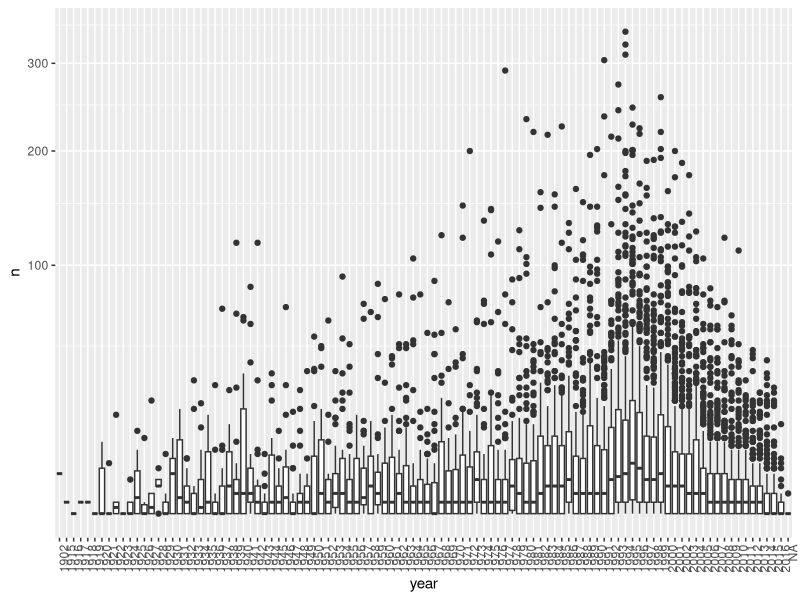
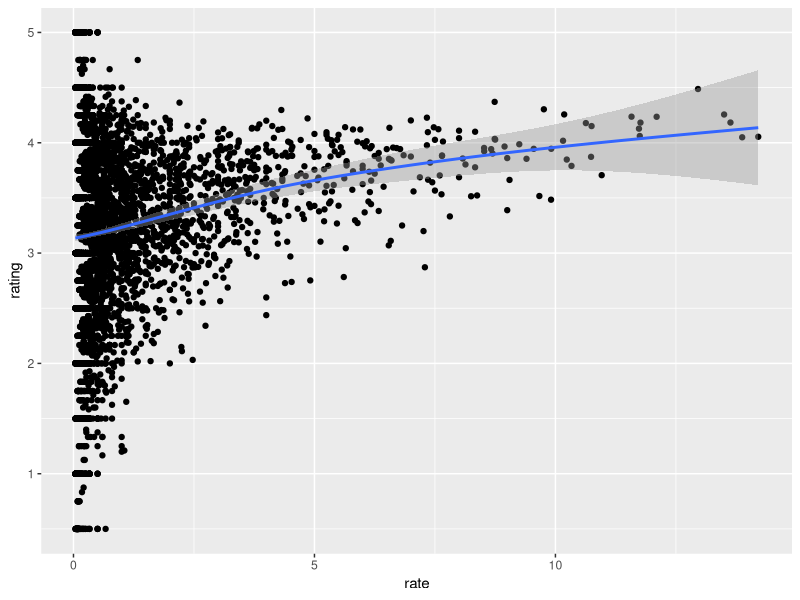
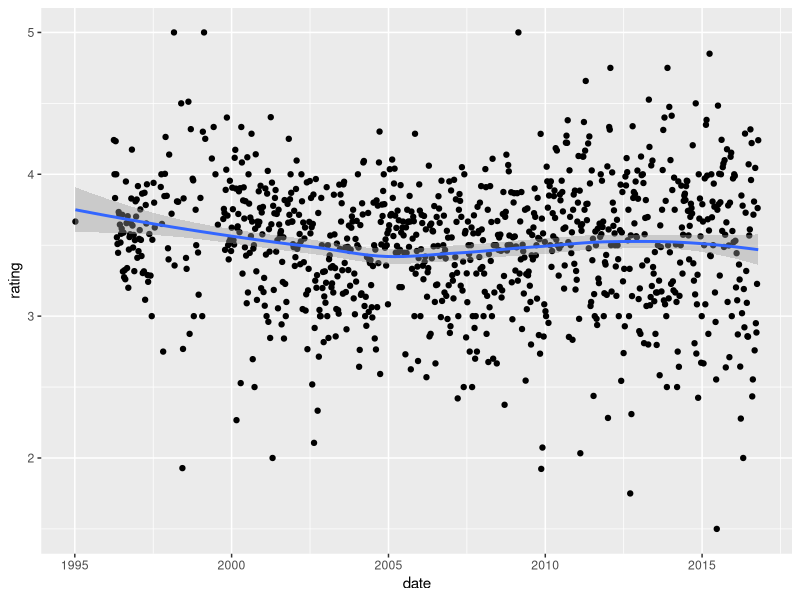
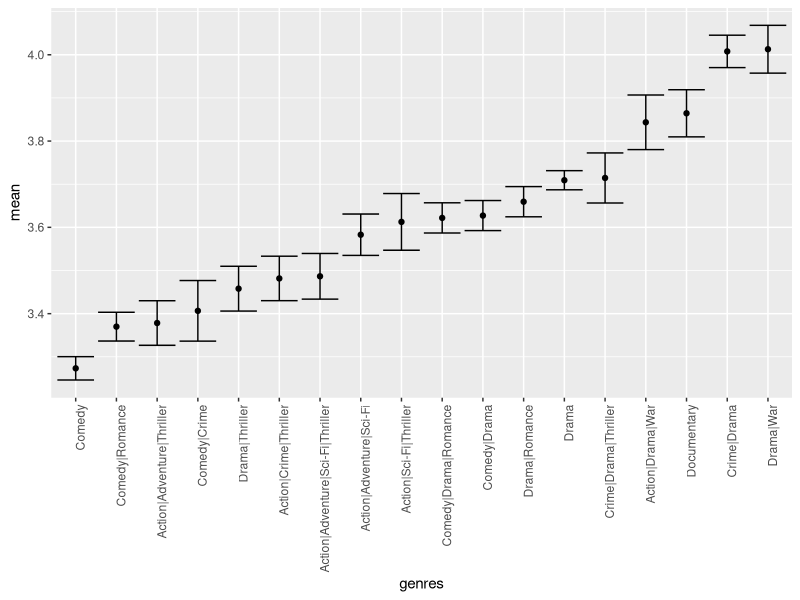

R code for these plots, in order:
library(tidyverse)
library(lubridate)
library(dslabs)
data("movielens")
head(movielens)
movielens %>% group_by(movieId) %>%
  summarize(n = n(), year = as.character(first(year))) %>%
  qplot(year, n, data = ., geom = "boxplot") +
  coord_trans(y = "sqrt") +
  theme(axis.text.x = element_text(angle = 90, hjust = 1))
movielens %>% 
  filter(year >= 1993) %>%
  group_by(movieId) %>%
  summarize(n = n(), years = 2018 - first(year),
            title = title[1],
            rating = mean(rating)) %>%
  mutate(rate = n/years) %>%
  top_n(25, rate) %>%
  arrange(desc(rate))
movielens %>% 
  filter(year >= 1993) %>%
  group_by(movieId) %>%
  summarize(n = n(), years = 2018 - first(year),
            title = title[1],
            rating = mean(rating)) %>%
  mutate(rate = n/years) %>%
  ggplot(aes(rate, rating)) +
  geom_point() +
  geom_smooth()
movielens <- mutate(movielens, date = as_datetime(timestamp))

movielens %>% mutate(date = round_date(date, unit = "week")) %>%
  group_by(date) %>%
  summarize(rating = mean(rating)) %>%
  ggplot(aes(date, rating)) +
  geom_point() +
  geom_smooth()

movielens%>%
  group_by(genres)%>%
  summarize(n=n(),mean=mean(rating),se = sd(rating)/sqrt(n()))%>%
  filter(n>=1000)%>%
  mutate(genres = reorder(genres, mean))%>%
  ggplot(aes(x = genres, y = mean, ymin = mean - 2*se, ymax = mean + 2*se)) + 
  geom_point() +
  geom_errorbar() + 
  theme(axis.text.x = element_text(angle = 90, hjust = 1))
